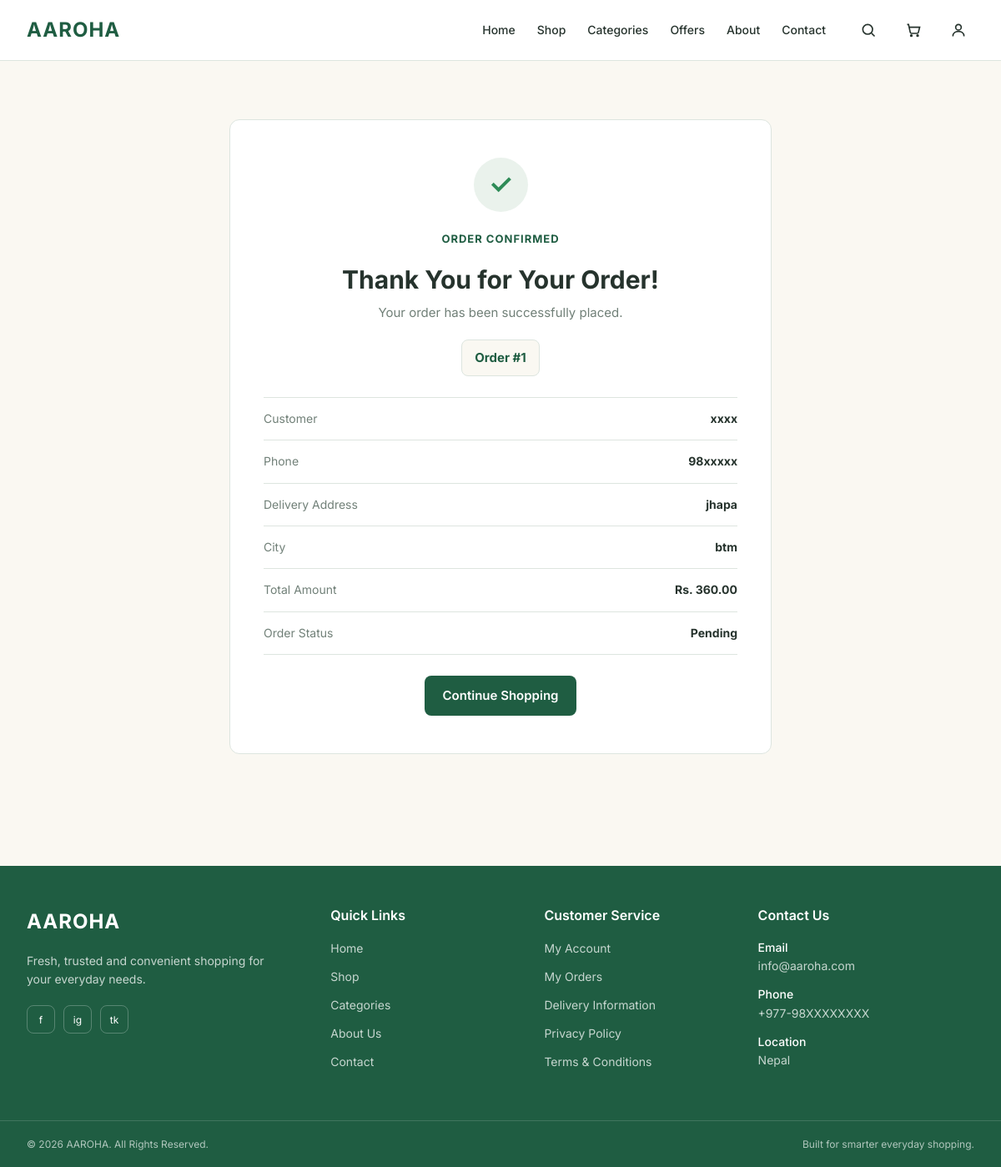
Page /orders/success/1/ (signed in) on the committed database.
### orders/models.py (models this page shows, shortened)
class Order(models.Model):
    STATUS_CHOICES = [
        ('Pending', 'Pending'),
        ('Confirmed', 'Confirmed'),
        ('Processing', 'Processing'),
        ('Shipped', 'Shipped'),
        ('Delivered', 'Delivered'),
        ('Cancelled', 'Cancelled'),
    ]
    user = models.ForeignKey(
        User,
        on_delete=models.CASCADE,
        related_name='orders'
    )
    customer_name = models.CharField(max_length=150)
    phone = models.CharField(max_length=20)
    address = models.TextField()
    city = models.CharField(max_length=100)
    total_amount = models.DecimalField(
        max_digits=10,
        decimal_places=2
    )
    status = models.CharField(
        max_length=20,
        choices=STATUS_CHOICES,
        default='Pending'
    )
    created_at = models.DateTimeField(auto_now_add=True)
    updated_at = models.DateTimeField(auto_now=True)

### orders/views.py (the view)
@login_required
def order_success(request, order_id):
    order = Order.objects.get(
        id=order_id,
        user=request.user
    )
    return render(
        request,
        'orders/order_success.html',
        {'order': order}
    )

### templates/orders/order_success.html (shortened to what this page needs)
{% extends 'base.html' %}
{% block content %}
<section class="order-success-section">
    <div class="container">
        <div class="order-success-card">
            <div class="success-icon">
                ✓
            </div>
            <span class="section-label">
                ORDER CONFIRMED
            </span>
            <h1>Thank You for Your Order!</h1>
            <p>
                Your order has been successfully placed.
            </p>
            <div class="order-number">
                Order #{{ order.id }}
            </div>
            <div class="order-details">
                <div class="success-row">
                    <span>Customer</span>
                    <strong>{{ order.customer_name }}</strong>
                </div>
                <div class="success-row">
                    <span>Phone</span>
                    <strong>{{ order.phone }}</strong>
                </div>
                <div class="success-row">
                    <span>Delivery Address</span>
                    <strong>{{ order.address }}</strong>
                </div>
                <div class="success-row">
                    <span>City</span>
                    <strong>{{ order.city }}</strong>
                </div>
                <div class="success-row">
                    <span>Total Amount</span>
                    <strong>Rs. {{ order.total_amount }}</strong>
                </div>
                <div class="success-row">
                    <span>Order Status</span>
                    <strong>{{ order.status }}</strong>
                </div>
            </div>
            <div class="success-actions">
                <a href="{% url 'products' %}" class="success-button">
                    Continue Shopping
                </a>
            </div>
        </div>
    </div>
</section>
{% endblock %}

### static/css/app.css (style rules this page uses)
:root { --primary: #1F5D42; --primary-dark: #174832; --primary-light: #E8F3EC; --secondary: #7BAE8A; --accent: #E6A93A; --background: #FAF8F2; --surface: #FFFFFF; --text-primary: #26332D; --text-secondary: #718078; --border: #DDE5DF; --success: #2E8B57; --warning: #D99A2B; --danger: #D9534F; --info: #4A90A4; --ai: #665C91; --font-family: "Inter", Arial, sans-serif; --radius-sm: 6px; --radius-md: 8px; --radius-lg: 12px; --radius-xl: 16px; --shadow-sm: 0 2px 8px rgba(38, 51, 45, 0.06); --shadow-md: 0 4px 16px rgba(38, 51, 45, 0.08); --shadow-lg: 0 8px 30px rgba(38, 51, 45, 0.10); --navbar-height: 72px; --sidebar-width: 240px; --max-width: 1440px; }
* { margin: 0; padding: 0; box-sizing: border-box; }
html { scroll-behavior: smooth; }
body { font-family: var(--font-family); background: var(--background); color: var(--text-primary); font-size: 15px; line-height: 1.6; }
a { color: inherit; text-decoration: none; }
.container { width: 100%; max-width: var(--max-width); margin: 0 auto; padding-left: 32px; padding-right: 32px; }
h1 { font-size: 36px; font-weight: 700; line-height: 1.2; }
p { color: var(--text-secondary); }
.container { width: 100%; max-width: 1440px; margin-left: auto; margin-right: auto; padding-left: 32px; padding-right: 32px; }
.section-label { display: inline-block; margin-bottom: 10px; color: #1F5D42; font-size: 13px; font-weight: 700; letter-spacing: 1px; }
.order-success-section { padding: 70px 0; background: #FAF8F2; min-height: 70vh; }
.order-success-card { max-width: 650px; margin: 0 auto; padding: 45px 40px; background: #FFFFFF; border: 1px solid #DDE5DF; border-radius: 12px; text-align: center; }
.success-icon { width: 65px; height: 65px; margin: 0 auto 20px; display: flex; align-items: center; justify-content: center; border-radius: 50%; background: #EAF2EC; color: #2E8B57; font-size: 32px; font-weight: 700; }
.order-success-card .section-label { color: #1F5D42; font-size: 13px; font-weight: 700; letter-spacing: 1px; }
.order-success-card h1 { margin: 10px 0; color: #26332D; font-size: 30px; }
.order-success-card > p { color: #718078; margin-bottom: 20px; }
.order-number { display: inline-block; margin-bottom: 25px; padding: 9px 15px; background: #FAF8F2; border: 1px solid #DDE5DF; border-radius: 8px; color: #1F5D42; font-weight: 700; }
.order-details { border-top: 1px solid #DDE5DF; border-bottom: 1px solid #DDE5DF; text-align: left; }
.success-row { display: flex; justify-content: space-between; gap: 20px; padding: 14px 0; border-bottom: 1px solid #DDE5DF; }
.success-row:last-child { border-bottom: none; }
.success-row span { color: #718078; font-size: 14px; }
.success-row strong { color: #26332D; font-size: 14px; text-align: right; }
.success-actions { margin-top: 25px; }
.success-button { display: inline-block; padding: 12px 22px; border-radius: 8px; background: #1F5D42; color: #FFFFFF; text-decoration: none; font-weight: 600; }

### rows in the picture
Order: id "1", customer_name "xxxx", phone "98xxxxx", address "jhapa", city "btm", total_amount "360.00", status "Pending"
